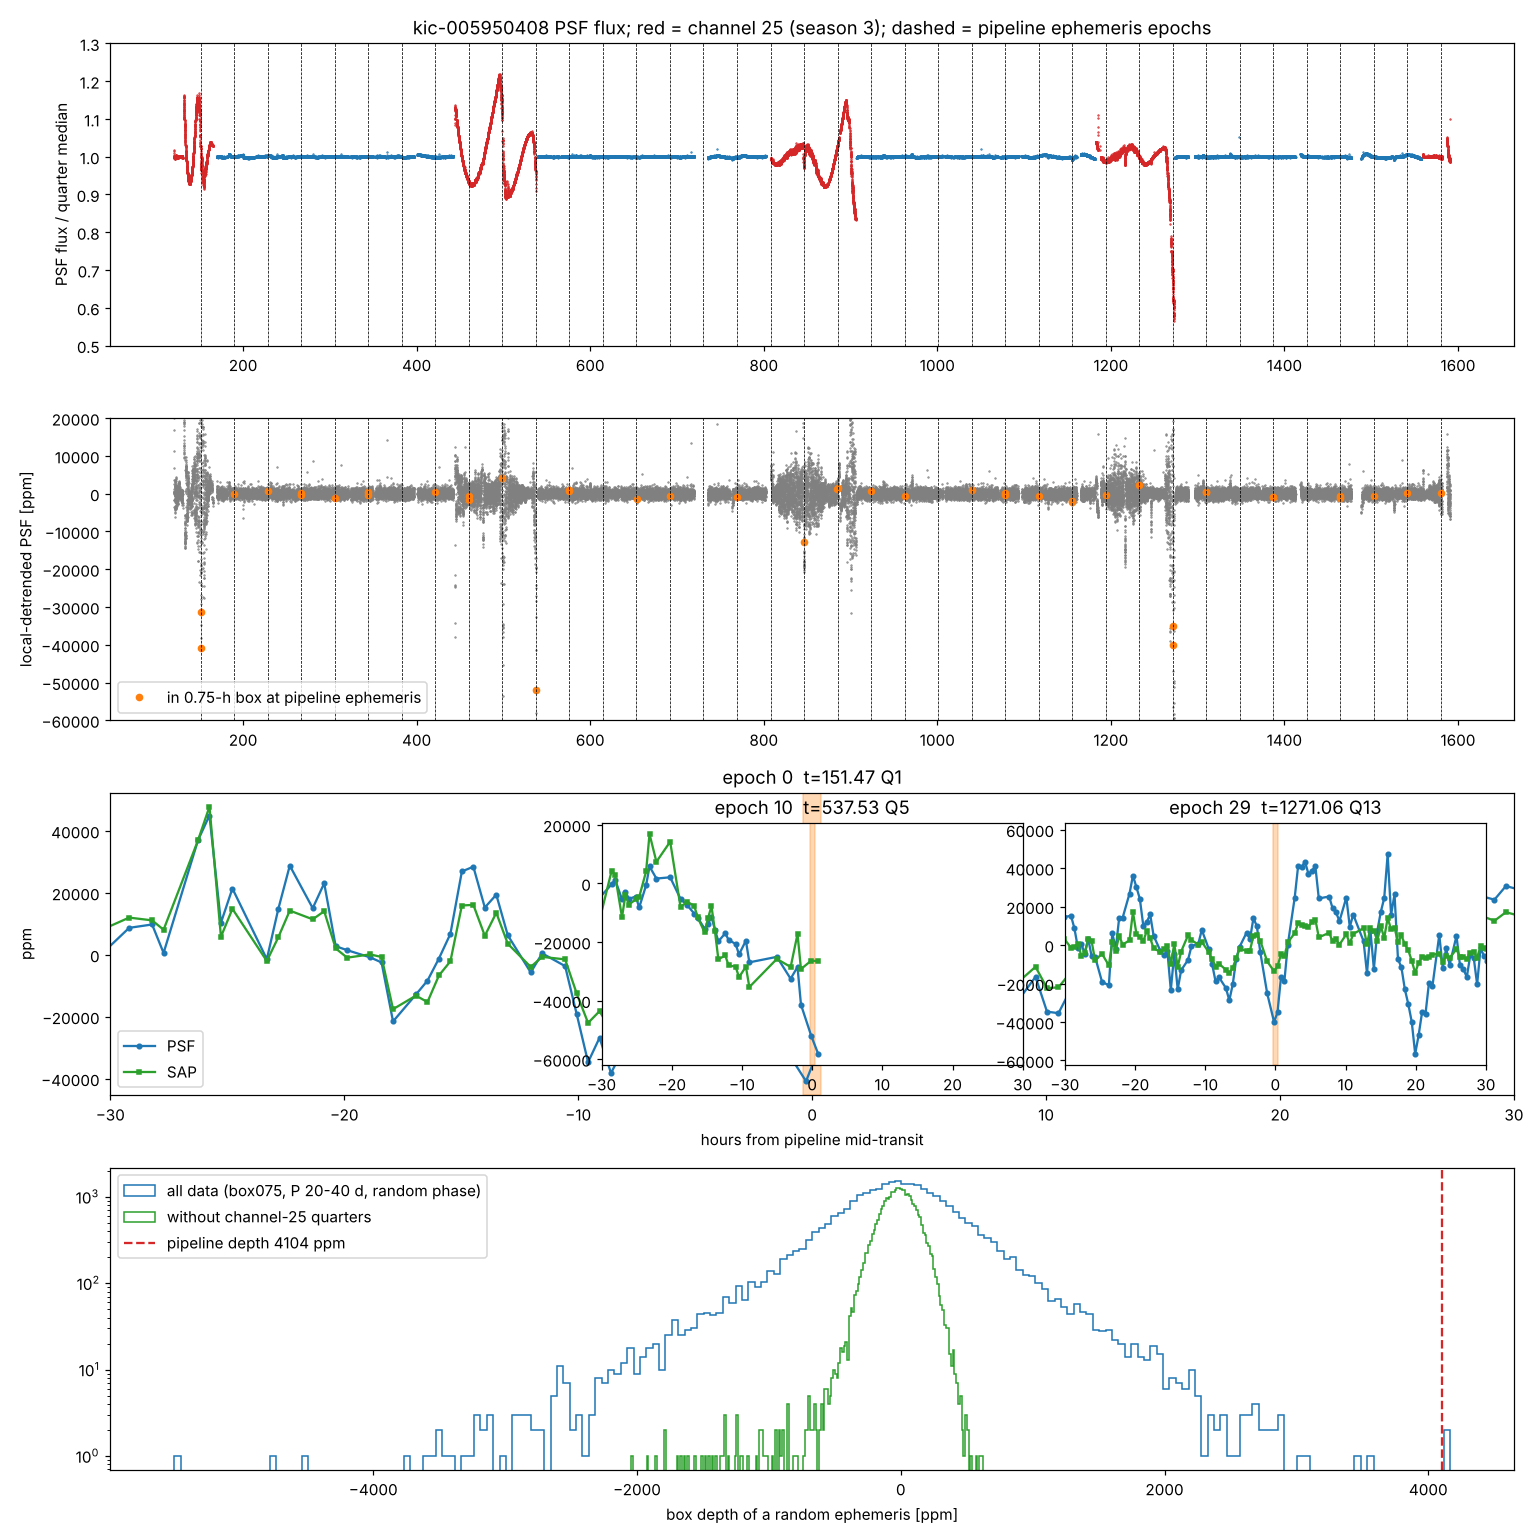

The Python source for this figure:
"""Red-team light-curve tests for kic-005950408 (own code; no pipeline/ imports).
Outputs rt_lc_tests.json and rt_lc_tests.png in the same directory as the script's --out.
"""
import json, sys, os
import numpy as np
from astropy.io import fits
from astropy.timeseries import LombScargle

FITS = '/home/user/ZyushgPlanet/data/kbonus_batch/hlsp_kbonus-bkg_kepler_kepler_kic-005950408_kepler_v1.0_lc.fits'
OUT = sys.argv[1]
os.makedirs(OUT, exist_ok=True)
P = 38.60671217842687; T0 = 151.4674802687019; DUR_H = 0.75   # pipeline vet.json ephemeris
res = {'ephemeris': {'P_d': P, 't0_bkjd': T0, 'dur_h_pipeline': DUR_H}}

f = fits.open(FITS)
st = f['LIGHTCURVE_STITCHED'].data
t = st['TIME'].astype(float); q = st['QUARTER'].astype(int); cad = st['CADENCENO'].astype(int)
psf = st['FLUX'].astype(float); psfe = st['FLUX_ERR'].astype(float)
sap = st['SAP_FLUX'].astype(float); qual = st['SAP_QUALITY'].astype(int)
fmask = st['FLATTEN_MASK'].astype(int)
good = (qual == 0) & np.isfinite(t) & np.isfinite(psf) & np.isfinite(sap)
# per-quarter extras keyed by cadence number
extra = {}
chan = {}
for qq in range(18):
    try:
        h = f[f'LIGHTCURVE_Q{qq}']
    except KeyError:
        continue
    d = h.data; chan[qq] = dict(season=int(h.header['SEASON']), module=int(h.header['MODULE']), output=int(h.header['OUTPUT']),
                                channel=int(h.header['CHANNEL']), row=float(h.header['ROW']), col=float(h.header['COLUMN']),
                                flfrcsap=float(h.header['FLFRCSAP']), psffrac=float(h.header['PSFFRAC']), npixsap=int(h.header['NPIXSAP']))
    for c, rc, cc, rr, bk, nova in zip(d['CADENCENO'], d['RED_CHI2'], d['CENTROID_COLUMN'], d['CENTROID_ROW'], d['SAP_BKG'], d['PSF_FLUX_NOVA']):
        extra[int(c)] = (float(rc), float(cc), float(rr), float(bk), float(nova))
res['channels'] = chan

t = t[good]; q = q[good]; cad = cad[good]; psf = psf[good]; psfe = psfe[good]; sap = sap[good]; fmask = fmask[good]
o = np.argsort(t); t, q, cad, psf, psfe, sap, fmask = [a[o] for a in (t, q, cad, psf, psfe, sap, fmask)]
rc2 = np.array([extra.get(c, (np.nan,)*5)[0] for c in cad]); ccol = np.array([extra.get(c, (np.nan,)*5)[1] for c in cad])
crow = np.array([extra.get(c, (np.nan,)*5)[2] for c in cad]); bkg = np.array([extra.get(c, (np.nan,)*5)[3] for c in cad])
nova = np.array([extra.get(c, (np.nan,)*5)[4] for c in cad])

# per-quarter flux levels (evidence of contamination by season)
lv = {}
for qq in np.unique(q):
    m = q == qq
    lv[int(qq)] = dict(n=int(m.sum()), med_psf=float(np.median(psf[m])), med_sap=float(np.median(sap[m])), med_nova=float(np.nanmedian(nova[m])),
                       med_bkg=float(np.nanmedian(bkg[m])), med_redchi2=float(np.nanmedian(rc2[m])),
                       raw_mad_psf_ppm=float(1.4826*np.median(np.abs(psf[m]/np.median(psf[m])-1))*1e6),
                       raw_mad_sap_ppm=float(1.4826*np.median(np.abs(sap[m]/np.median(sap[m])-1))*1e6),
                       cen_col_std=float(np.nanstd(ccol[m])), cen_row_std=float(np.nanstd(crow[m])), **chan[int(qq)])
res['quarter_levels'] = lv

def local_rel(y, win=1.0, excl=0.12):
    """relative flux vs a local running median (window +/-win d, excluding +/-excl d around the point)"""
    out = np.full_like(y, np.nan)
    for i in range(len(y)):
        m = (np.abs(t - t[i]) < win) & (np.abs(t - t[i]) > excl) & (q == q[i])
        if m.sum() >= 10:
            out[i] = y[i]/np.median(y[m]) - 1
    return out

# normalise per quarter then local detrend
def qnorm(y):
    z = y.copy()
    for qq in np.unique(q):
        m = q == qq; z[m] = y[m]/np.median(y[m])
    return z
psfn = qnorm(psf); sapn = qnorm(sap); novan = qnorm(np.where(np.isfinite(nova), nova, np.nan))
psf_rel = local_rel(psfn); sap_rel = local_rel(sapn)

# gaps and quarter edges
dt = np.diff(t); gap_idx = np.where(dt > 0.3)[0]
gap_edges = np.sort(np.concatenate([[t[0]], t[gap_idx], t[gap_idx+1], [t[-1]]]))
def gapdist(x): return float(np.min(np.abs(gap_edges - x)))
qedge = {}
for qq in np.unique(q):
    m = q == qq; qedge[int(qq)] = (float(t[m].min()), float(t[m].max()))
def qedgedist(x, qq): a, b = qedge[int(qq)]; return float(min(x-a, b-x))

ph = ((t - T0)/P + 0.5) % 1 - 0.5
epoch = np.round((t - T0)/P).astype(int)
rows = []
for dur_h, tag in ((0.75, 'box075'), (0.9, 'box090')):
    inbox = np.abs(ph*P) < dur_h/48.0
    tab = []
    for i in np.where(inbox)[0]:
        tab.append(dict(epoch=int(epoch[i]), t=float(t[i]), quarter=int(q[i]), channel=chan[int(q[i])]['channel'], cadenceno=int(cad[i]),
                        psf_rel_ppm=float(psf_rel[i]*1e6), sap_rel_ppm=float(sap_rel[i]*1e6), psf_err_ppm=float(psfe[i]/psf[i]*1e6),
                        red_chi2=float(rc2[i]), red_chi2_over_qmed=float(rc2[i]/lv[int(q[i])]['med_redchi2']),
                        dcol_px=float(ccol[i]-np.nanmedian(ccol[q == q[i]])), drow_px=float(crow[i]-np.nanmedian(crow[q == q[i]])),
                        flatten_mask=int(fmask[i]), gap_dist_d=gapdist(t[i]), qedge_dist_d=qedgedist(t[i], q[i])))
    res[tag] = dict(n_in=len(tab), table=tab)
    v = np.array([r['psf_rel_ppm'] for r in tab]); s = np.array([r['sap_rel_ppm'] for r in tab])
    out = ~inbox & np.isfinite(psf_rel)
    res[tag]['depth_mean_psf_ppm'] = float(-np.mean(v)); res[tag]['depth_median_psf_ppm'] = float(-np.median(v))
    res[tag]['depth_mean_sap_ppm'] = float(-np.nanmean(s)); res[tag]['depth_median_sap_ppm'] = float(-np.nanmedian(s))
    keep = v > -10000
    res[tag]['depth_mean_psf_without_outliers_below_-1pct_ppm'] = float(-np.mean(v[keep])); res[tag]['n_outliers_below_-1pct'] = int((~keep).sum())
    res[tag]['in_box_std_ppm'] = float(np.std(v)); res[tag]['formal_err_from_inbox_std_ppm'] = float(np.std(v)/np.sqrt(len(v)))
    res[tag]['out_of_box_mad_ppm'] = float(1.4826*np.median(np.abs(psf_rel[out] - np.median(psf_rel[out])))*1e6)
    # per-epoch
    ep = {}
    for r in tab: ep.setdefault(r['epoch'], []).append(r['psf_rel_ppm'])
    res[tag]['per_epoch_mean_ppm'] = {int(k): [float(np.mean(x)), len(x)] for k, x in ep.items()}
    # per-season
    seas = {}
    for r in tab: seas.setdefault(chan[r['quarter']]['season'], []).append(r['psf_rel_ppm'])
    res[tag]['per_season_depth_ppm'] = {int(k): [float(-np.mean(x)), len(x)] for k, x in seas.items()}

# neighbourhood of the outlier cadences (single-cadence dropout test)
outl = []
for r in res['box075']['table'] + res['box090']['table']:
    if r['psf_rel_ppm'] < -10000 and r['cadenceno'] not in [x['cadenceno'] for x in outl]:
        i = int(np.where(cad == r['cadenceno'])[0][0])
        nb = []
        for j in range(max(0, i-4), min(len(t), i+5)):
            nb.append(dict(dt_min=float((t[j]-t[i])*1440), psf_rel_ppm=float(psf_rel[j]*1e6), sap_rel_ppm=float(sap_rel[j]*1e6),
                           nova_rel_ppm=float((novan[j]/np.nanmedian(novan[np.abs(t-t[j])<1])-1)*1e6) if np.isfinite(novan[j]) else None,
                           red_chi2=float(rc2[j]), bkg=float(bkg[j]), dcol_px=float(ccol[j]-np.nanmedian(ccol[q == q[j]])), drow_px=float(crow[j]-np.nanmedian(crow[q == q[j]]))))
        outl.append(dict(cadenceno=r['cadenceno'], t=r['t'], epoch=r['epoch'], quarter=r['quarter'], neighbours=nb))
res['outlier_neighbourhoods'] = outl

# census of deep single-cadence dropouts per channel
cen = {}
for qq in np.unique(q):
    m = (q == qq) & np.isfinite(psf_rel)
    cen[int(qq)] = {'channel': chan[int(qq)]['channel'], 'n': int(m.sum()), 'n_psf_below_-1pct': int((psf_rel[m] < -0.01).sum()), 'n_psf_below_-3pct': int((psf_rel[m] < -0.03).sum()),
                    'n_sap_below_-1pct': int((sap_rel[m] < -0.01).sum()), 'n_psf_above_+1pct': int((psf_rel[m] > 0.01).sum())}
res['dropout_census'] = cen
bych = {}
for qq, c in cen.items():
    b = bych.setdefault(c['channel'], dict(n=0, psf_below_1pct=0, psf_below_3pct=0, sap_below_1pct=0))
    b['n'] += c['n']; b['psf_below_1pct'] += c['n_psf_below_-1pct']; b['psf_below_3pct'] += c['n_psf_below_-3pct']; b['sap_below_1pct'] += c['n_sap_below_-1pct']
res['dropout_census_by_channel'] = bych

# random-ephemeris null for the box-depth statistic (mean in-box relative flux), same P range as prereg (0.5-40 d), 0.75 h box
rng = np.random.default_rng(5950408)
fin = np.isfinite(psf_rel); tt = t[fin]; yy = psf_rel[fin]
N = 30000; depths = np.full(N, np.nan); nins = np.zeros(N, int)
Ps = np.exp(rng.uniform(np.log(20.0), np.log(40.0), N)); t0s = rng.uniform(0, 1, N)*Ps + tt[0]
for k in range(N):
    phk = ((tt - t0s[k])/Ps[k] + 0.5) % 1 - 0.5
    m = np.abs(phk*Ps[k]) < DUR_H/48.0
    nins[k] = m.sum()
    if m.sum() >= 20: depths[k] = -np.mean(yy[m])*1e6
ok = np.isfinite(depths)
res['random_ephemeris_null'] = dict(N=N, n_valid=int(ok.sum()), P_range_d=[20, 40], dur_h=DUR_H,
                                    frac_depth_ge_4104ppm=float(np.mean(depths[ok] >= 4104)), n_depth_ge_4104ppm=int((depths[ok] >= 4104).sum()),
                                    frac_depth_ge_3000ppm=float(np.mean(depths[ok] >= 3000)), depth_p50=float(np.median(depths[ok])), depth_p99=float(np.percentile(depths[ok], 99)),
                                    depth_p999=float(np.percentile(depths[ok], 99.9)), depth_max=float(np.nanmax(depths)), depth_robust_std_ppm=float(1.4826*np.median(np.abs(depths[ok]-np.median(depths[ok])))),
                                    depth_std_ppm=float(np.std(depths[ok])), median_n_in=float(np.median(nins[ok])))
# same null on dataset without channel 25
fin2 = fin & np.array([chan[int(x)]['channel'] != 25 for x in q]); tt2 = t[fin2]; yy2 = psf_rel[fin2]
d2 = np.full(N, np.nan)
for k in range(N):
    phk = ((tt2 - t0s[k])/Ps[k] + 0.5) % 1 - 0.5
    m = np.abs(phk*Ps[k]) < DUR_H/48.0
    if m.sum() >= 20: d2[k] = -np.mean(yy2[m])*1e6
ok2 = np.isfinite(d2)
res['random_ephemeris_null_no_ch25'] = dict(n_valid=int(ok2.sum()), frac_depth_ge_4104ppm=float(np.mean(d2[ok2] >= 4104)), depth_p99=float(np.percentile(d2[ok2], 99)),
                                            depth_p999=float(np.percentile(d2[ok2], 99.9)), depth_max=float(np.nanmax(d2)), depth_robust_std_ppm=float(1.4826*np.median(np.abs(d2[ok2]-np.median(d2[ok2])))))

# Lomb-Scargle, both polarities, on per-quarter-normalised PSF flux (not locally detrended) and on local-detrended
for nm, y in (('qnorm', psfn - 1), ('local', psf_rel)):
    m = np.isfinite(y) & (np.abs(y) < 0.05)
    freq = np.linspace(1/100., 1/0.1, 200000)
    ls = LombScargle(t[m], y[m]); pw = ls.power(freq)
    i = np.argmax(pw); per = 1/freq[i]
    amp = ls.model_parameters(freq[i])
    res[f'ls_{nm}'] = dict(best_period_d=float(per), power=float(pw[i]), half_amp_ppm=float(np.hypot(amp[1], amp[2])*1e6), fap=float(ls.false_alarm_probability(pw[i])),
                           ratio_P_over_Pls=float(P/per))
    # top 5 peaks
    idx = np.argsort(pw)[::-1][:2000]; peaks = []
    for j in idx:
        if all(abs(1/freq[j] - pp) > 0.02*pp for pp, _ in peaks): peaks.append((float(1/freq[j]), float(pw[j])))
        if len(peaks) >= 5: break
    res[f'ls_{nm}']['top5'] = peaks

# duration / density
Rs = 0.9126939129829408; Ms = 1.0; G = 6.674e-11; Rsun = 6.957e8; Msun = 1.989e30
a = (G*Ms*Msun*(P*86400)**2/(4*np.pi**2))**(1/3)
k = np.sqrt(4104e-6)
T14_b0 = P*24/np.pi*np.arcsin(Rs*Rsun*(1+k)/a)
for dur in (0.75, 0.9):
    b_req = np.sqrt((1+k)**2 - (a/(Rs*Rsun)*np.sin(dur/24*np.pi/P))**2)
    res[f'duration_geometry_{dur}h'] = dict(a_over_Rs=float(a/(Rs*Rsun)), T14_b0_h=float(T14_b0), b_required=float(b_req), rp_earth_box=float(k*Rs*109.1))
res['duration_geometry_note'] = 'Ms=1.0 Msun assumed; Rs from target table; b_required is the impact parameter needed to make T14 equal the quoted duration for a (1+k) chord'

json.dump(res, open(os.path.join(OUT, 'rt_lc_tests.json'), 'w'), indent=1)

# figure
import matplotlib; matplotlib.use('Agg'); import matplotlib.pyplot as plt
fig, ax = plt.subplots(4, 1, figsize=(14, 14))
for qq in np.unique(q):
    m = q == qq; c = 'C3' if chan[int(qq)]['channel'] == 25 else 'C0'
    ax[0].plot(t[m], psfn[m], '.', ms=1, color=c)
ax[0].set_ylim(0.5, 1.3); ax[0].set_ylabel('PSF flux / quarter median'); ax[0].set_title('kic-005950408 PSF flux; red = channel 25 (season 3); dashed = pipeline ephemeris epochs')
for n in range(-1, 40):
    tc = T0 + n*P
    if t[0] < tc < t[-1]: ax[0].axvline(tc, color='k', lw=0.5, ls='--')
ax[1].plot(t, psf_rel*1e6, '.', ms=1, color='0.5'); ax[1].set_ylim(-60000, 20000); ax[1].set_ylabel('local-detrended PSF [ppm]')
ib = np.abs(ph*P) < 0.75/48
ax[1].plot(t[ib], psf_rel[ib]*1e6, 'o', ms=4, color='C1', label='in 0.75-h box at pipeline ephemeris'); ax[1].legend()
for n in range(-1, 40):
    tc = T0 + n*P
    if t[0] < tc < t[-1]: ax[1].axvline(tc, color='k', lw=0.5, ls='--')
# zoom on the three carrying epochs
for k_, ep_ in enumerate((0, 10, 29)):
    tc = T0 + ep_*P; m = np.abs(t - tc) < 1.5
    a2 = ax[2] if k_ == 0 else ax[2].inset_axes([0.35 + 0.33*(k_-1), 0.1, 0.3, 0.8])
    if k_ == 0: a2 = ax[2]
    a2.plot((t[m]-tc)*24, psf_rel[m]*1e6, 'o-', ms=3, color='C0', label='PSF'); a2.plot((t[m]-tc)*24, sap_rel[m]*1e6, 's-', ms=3, color='C2', label='SAP')
    a2.axvspan(-0.375, 0.375, color='C1', alpha=0.3); a2.set_title(f'epoch {ep_}  t={tc:.2f} Q{int(q[m][0]) if m.sum() else -1}')
    a2.set_xlim(-30, 30)
ax[2].set_xlabel('hours from pipeline mid-transit'); ax[2].set_ylabel('ppm'); ax[2].legend(loc='lower left')
ax[3].hist(np.clip(depths[ok], -20000, 20000), bins=200, histtype='step', color='C0', label='all data (box075, P 20-40 d, random phase)')
ax[3].hist(np.clip(d2[ok2], -20000, 20000), bins=200, histtype='step', color='C2', label='without channel-25 quarters')
ax[3].axvline(4104, color='C3', ls='--', label='pipeline depth 4104 ppm'); ax[3].set_yscale('log'); ax[3].set_xlabel('box depth of a random ephemeris [ppm]'); ax[3].legend()
plt.tight_layout(); plt.savefig(os.path.join(OUT, 'rt_lc_tests.png'), dpi=110)
print('done')
